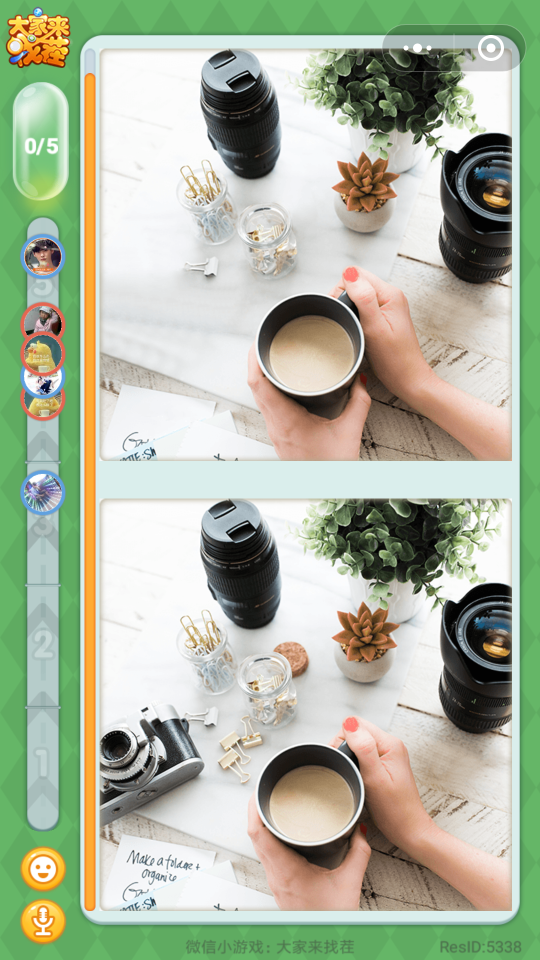
#> input picture findTheDiff.png, 1080 x 1920 px (shown at 1/2 size)
$ python autou_click.py   (older library calls are emulated)
#> lines starting #> are read from the running program, lines starting #| are printed output that depends on the picture; after the words box and inside, x2 and y2 are one past the last pixel; in counts of white or black regions, pixels touching at a corner belong together
# import the necessary packages
import argparse
import imutils
import cv2
import os
from PIL import Image
import cv2
from PIL import ImageChops

def press(x,y):
    ix = x+200
    iy = y+1040
    cmd = 'adb shell input tap {x1} {y1} '.format(x1=ix, y1=iy)
    os.system(cmd)

def showimg(img):
    # cv2.namedWindow("image",1)#窗口能变化
    cv2.resizeWindow("image", 10, 10)
    # cv2.resizeWindow("enhanced",100, 100)
    cv2.imshow('image', img)
    k = cv2.waitKey(0)
    if k == 27:  # 如果输入ESC退出
        cv2.destroyAllWindows()

def pull_screenshot(phone=True):
    # Connect to phone
#> called with phone = True
    if phone:
        os.system('adb shell screencap -p /sdcard/findTheDiff.png')
        os.system('adb pull /sdcard/findTheDiff.png .')
    img = cv2.imread('findTheDiff.png')
#> img is the input picture: shape (1920, 1080, 3); mean B, G, R 158.6, 181.1, 171.1
    # 闯关模式
    # crop_img1=img[165:980,210:1040]#截取范围高度（上：下） 宽度（左：右）
    # crop_img2=img[1025:1840,210:1040]
    # 个人挑战模式 将图片完全对齐避免误差
    # 个人挑战取消右上角透明菜单
    # crop_img1 = img[140:920, 200:1025]  # 截取范围高度（上：下） 宽度（左：右）
    # crop_img2 = img[1040:1820, 200:1025]
    crop_img1 = img[140:920, 200:1025]  # 截取范围高度（上：下） 宽度（左：右）
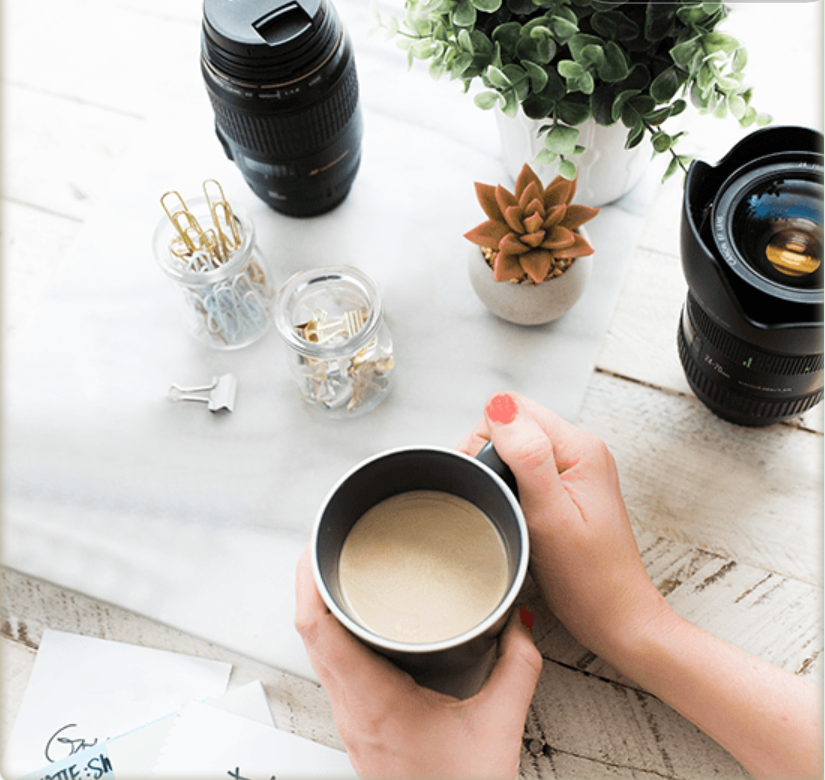
#> crop_img1: shape (780, 825, 3); mean B, G, R 174.1, 181.5, 188.1
    crop_img2 = img[1040:1820, 200:1025]
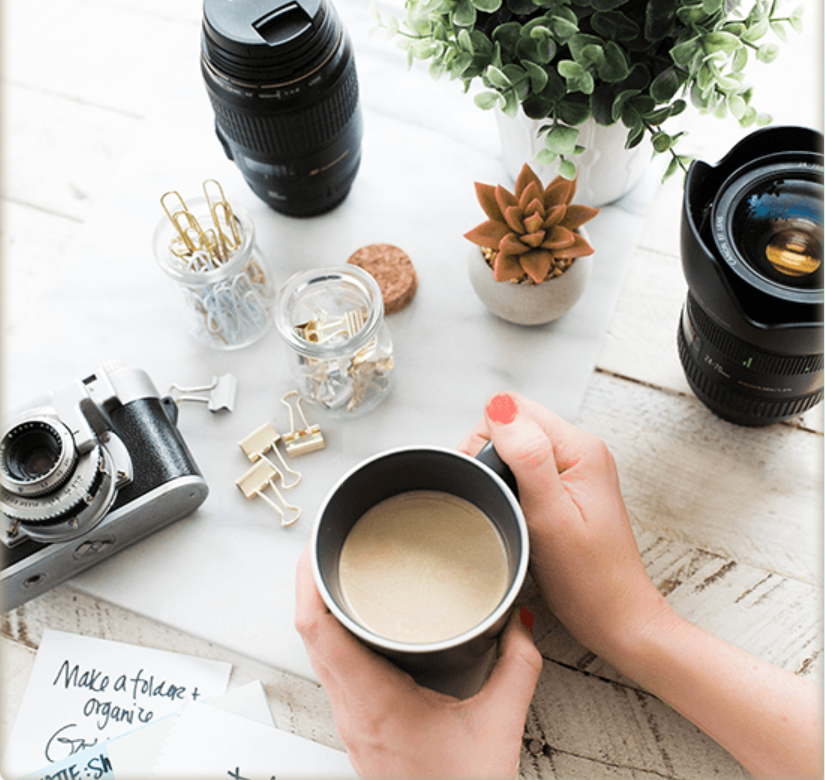
#> crop_img2: shape (780, 825, 3); mean B, G, R 166.3, 174.3, 181.1
    cv2.imwrite('img1.png', crop_img1)
    cv2.imwrite('img2.png', crop_img2)
    img1 = Image.open('img1.png')
    img2 = Image.open('img2.png')
    # 两张图片的绝对值，相同像素减去
    out = ImageChops.difference(img1, img2)
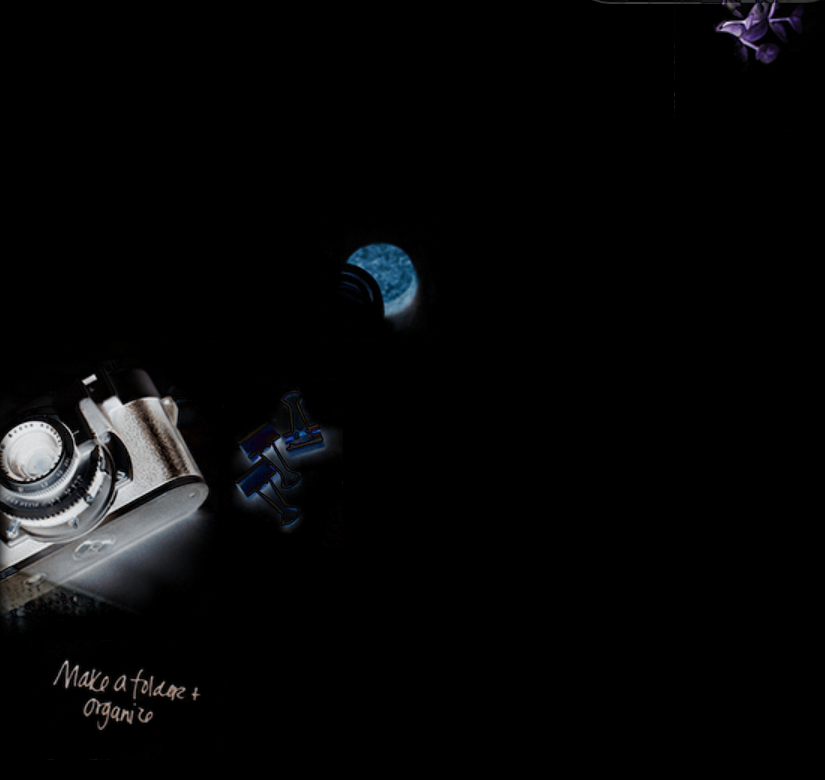
#> out: PIL image 825x780 RGB; mean R, G, B 7.3, 7.5, 8
    # 图片反色，恢复为正常色彩
    out_normal = ImageChops.invert(out)
    out_normal.save('diff.png')
    out_invert = ImageChops.invert(out_normal)
    out_invert.save('nor_inver.png')
    # return out_normal
# construct the argument parse and parse the arguments
# ap = argparse.ArgumentParser()
# ap.add_argument("-i", "--image", required=True,
#                 help="path to the input image")
# args = vars(ap.parse_args())

# load the image, convert it to grayscale, blur it slightly,
# and threshold it
# image = cv2.imread(args["image"])


def main():
    #load the image
    img = cv2.imread('diff.png')
#> img: shape (780, 825, 3)
    #convert it to grayscale
    gray = cv2.cvtColor(img, cv2.COLOR_BGR2GRAY)
    # showimg(gray)


    #blur it slightly 模糊处理
    blurred = cv2.GaussianBlur(gray, (19,19), 0)
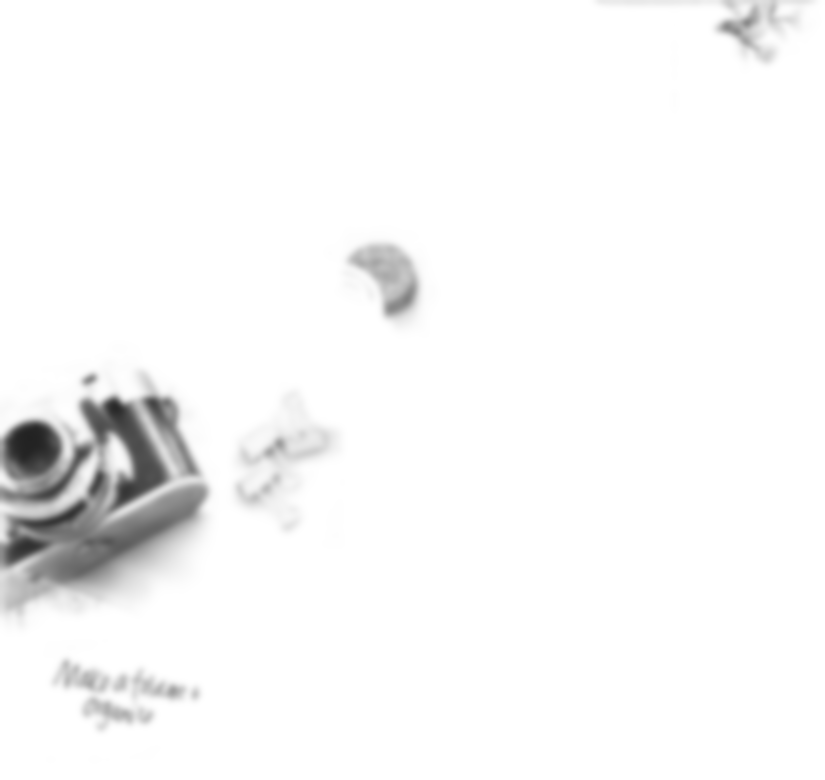
#> blurred: shape (780, 825); min 34, max 255, mean 247.5
    #threshold 二值化处理
    thresh = cv2.threshold(blurred, 250, 255, cv2.THRESH_BINARY_INV)[1]
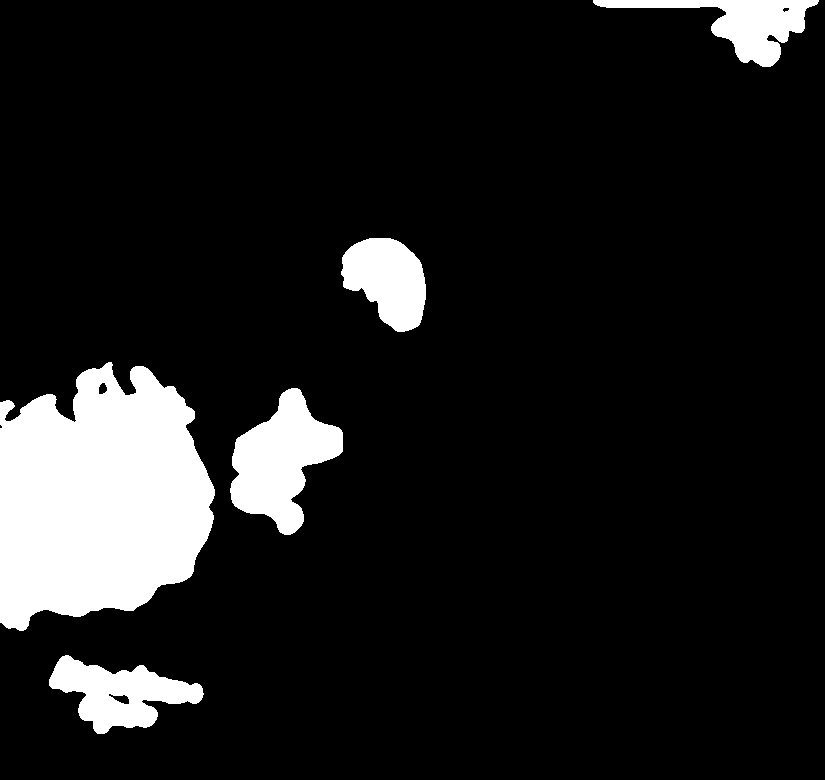
#> thresh: shape (780, 825); 10.8% white; 5 white regions
    #将阈值设置为250，阈值类型为cv2.THRESH_BINARY_inv（黑白色反转） ，则灰度在大于50的像素其值将设置为255，其它像素设置为0
    #show it
    # out=cv2.THRESH_BINARY_INV(thresh)
    # showimg(thresh)


    # find contours in the thresholded image
    cnts = cv2.findContours(thresh.copy(), cv2.RETR_EXTERNAL,cv2.CHAIN_APPROX_SIMPLE)
#> cnts = 5 contours; box (x1, y1, x2, y2) and area: (0, 362, 215, 631) 43192, (230, 388, 343, 535) 8779, (49, 655, 204, 734) 6080, (341, 238, 426, 332) 5384, (593, 0, 819, 67) 5133
    cnts = cnts[0] if imutils.is_cv2() else cnts[1]
    # loop over the contours
    for c in cnts:
        # compute the center of the contour
        M = cv2.moments(c)
        cX = int(M["m10"] / M["m00"])
        cY = int(M["m01"] / M["m00"])

        # draw the contour and center of the shape on the image 绿色轮廓
        cv2.drawContours(img, [c], -1, (0, 255, 0), 2)
        #画中心点(0, 0, 0)黑色
        cv2.circle(img, (cX, cY), 7, (0, 0, 0), -1)
        # cv2.imshow("Image", img)

        print('center point:',cX,cY)
        # 点击屏幕
        # press(cX,cY)
        #画出轮廓
        # cv2.putText(img, "center", (cX - 20, cY - 20),cv2.FONT_HERSHEY_SIMPLEX, 0.5, (0, 0, 0), 2)
        # # show the image
        cv2.imshow("Image", img)
        cv2.waitKey(0)
#> this loop made 5 passes
#> (cX, cY) on passes 1 to 5: (119, 693), (280, 460), (98, 498), (387, 279), (742, 22)
#| center point: 119 693
#| center point: 280 460
#| center point: 98 498
#| center point: 387 279
#| center point: 742 22
#> pass 1, in main, `cv2.imshow("Image", img)`:
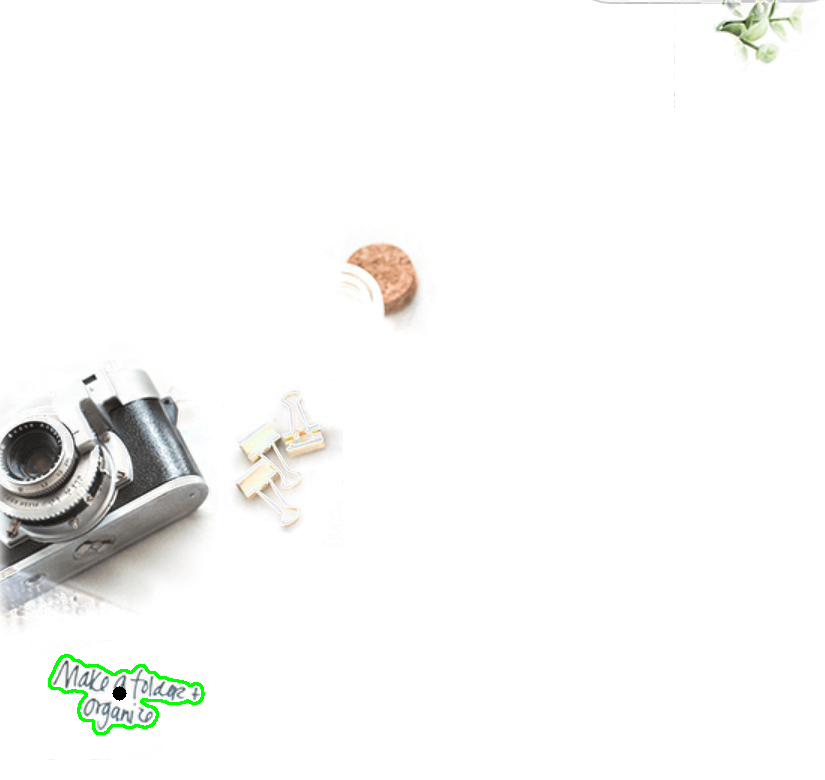
#> window 'Image': shape (780, 825, 3); mean B, G, R 246.3, 247.4, 247.1
#> after the loop:
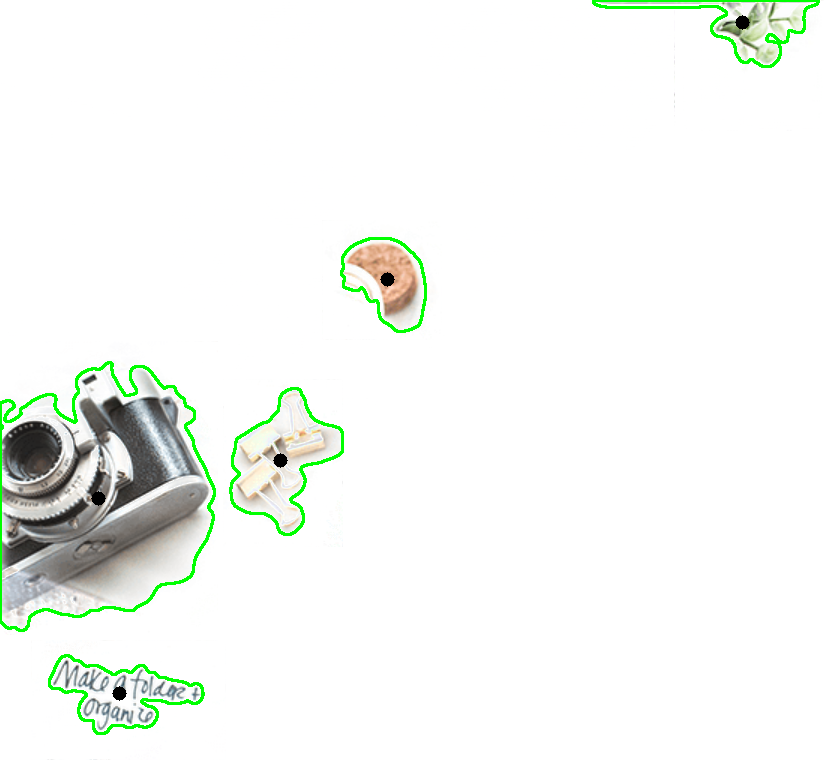
#> img: shape (780, 825, 3); mean B, G, R 243.3, 247.3, 244

if __name__ == '__main__':
    pull_screenshot()
    main()
